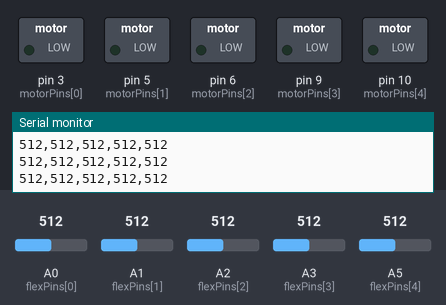
Bench run of a sketch on a simulated Arduino Uno, built with avr-gcc and run on an emulated ATmega328P. Parts: switched loads named in the sketch (green lamp = pin HIGH), the last lines printed to the serial monitor. The inputs (shaded band) are chosen by the test bench; at power-on: A0 (flexPins[0]) = 512, A1 (flexPins[1]) = 512, A2 (flexPins[2]) = 512, A3 (flexPins[3]) = 512, A5 (flexPins[4]) = 512.

Above: at 1.2 s.
1.3 s: A0 (flexPins[0]) set to 306
At 2.5 s:
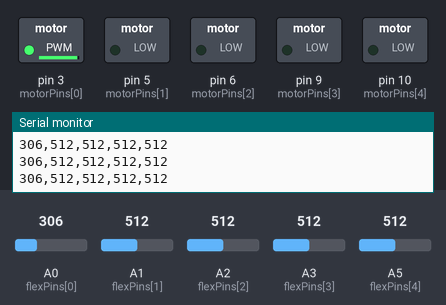
2.8 s: A1 (flexPins[1]) set to 306
At 3.9 s:
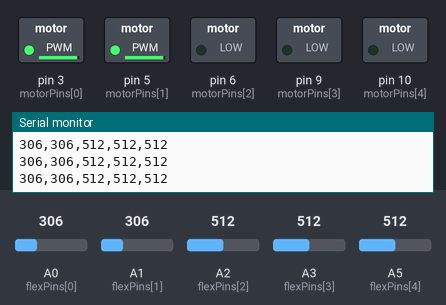
4.3 s: A2 (flexPins[2]) set to 306
At 5.1 s:
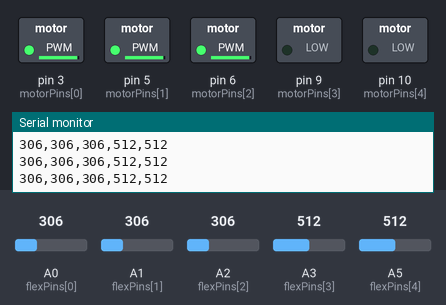
5.8 s: A3 (flexPins[3]) set to 306
At 6.3 s:
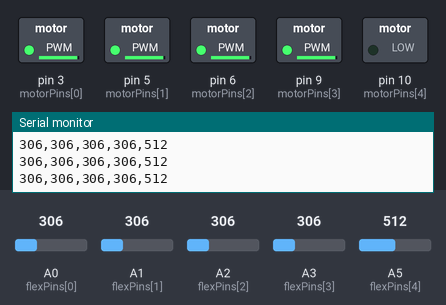
7.3 s: A5 (flexPins[4]) set to 306
At 8.5 s:
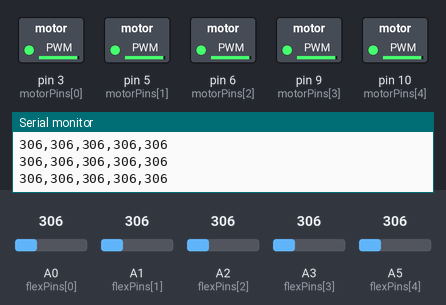
8.8 s: A0 (flexPins[0]) set to 716
At 9.8 s:
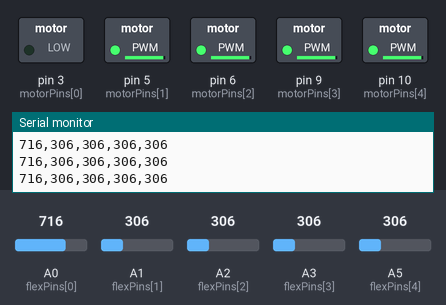
Timing chart, 0 to 11.3 s (numbered marks = the images above; inputs shaded):
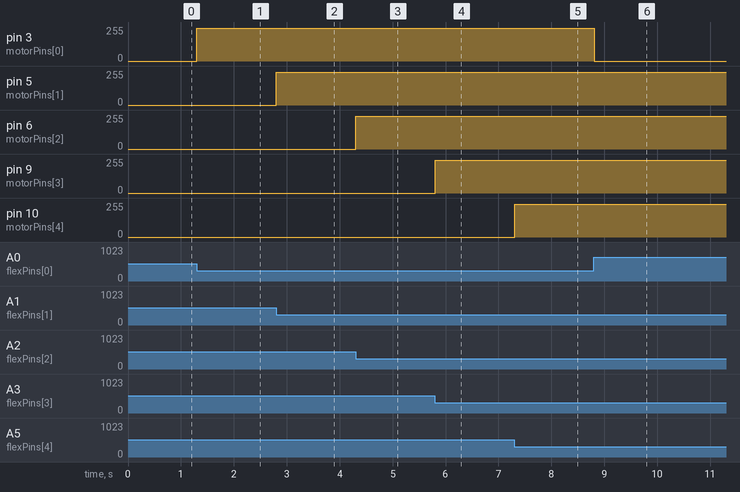

Measured:
- after the input at 1.3 s, pin 3 (motorPins[0]): 0/255 → 244/255 at once
- after the input at 2.8 s, pin 5 (motorPins[1]): 0/255 → 244/255 at once
- after the input at 4.3 s, pin 6 (motorPins[2]): 0/255 → 244/255 at once
- after the input at 5.8 s, pin 9 (motorPins[3]): 0/255 → 244/255 at once
- after the input at 7.3 s, pin 10 (motorPins[4]): 0/255 → 244/255 at once
- after the input at 8.8 s, pin 3 (motorPins[0]): 244/255 → 0/255 at once

The sketch:

guanteFinal.ino
```cpp
/*
  Guante háptico con vibración proporcional
  - 5 sensores flex (A0–A4)
  - 5 motores vibradores (PWM: 3,5,6,9,10)
  - Vibración proporcional al cierre del dedo (>50%)
  - Serial envía flexión a Unity (solo lectura)
*/

const int NUM_DEDOS = 5;

// Pines sensores flex: pulgar, índice, medio, anular, meñique
const int flexPins[NUM_DEDOS] = {A0, A1, A2, A3, A5};

// Pines motores vibradores: pulgar, índice, medio, anular, meñique
const int motorPins[NUM_DEDOS] = {3, 5, 6, 9, 10};

// Valores de flexión leídos del sensor
int flexValues[NUM_DEDOS];

// Rango de flexión para empezar a vibrar (ajustable según sensor)
const int FLEX_START = 450; // valor donde empieza a vibrar
const int FLEX_END   = 300; // valor donde flexión máxima = 255 PWM

// Control de frecuencia de actualización
unsigned long lastUpdate = 0;
const int UPDATE_INTERVAL = 50; // ms (~20 Hz)

void setup() {
  Serial.begin(9600);

  // Configurar pines motores como salida y apagarlos
  for (int i = 0; i < NUM_DEDOS; i++) {
    pinMode(motorPins[i], OUTPUT);
    analogWrite(motorPins[i], 0);
  }
}

// Función para calcular intensidad de vibración según valor de flex
int calcularIntensidad(int valor) {
  if (valor < FLEX_START) {
    return constrain(map(valor, FLEX_START, FLEX_END, 0, 255), 0, 255);
  }
  return 0;
}

// Función para enviar los valores de flexión a Unity
void enviarFlexion() {
  for (int i = 0; i < NUM_DEDOS; i++) {
    Serial.print(flexValues[i]);
    if (i < NUM_DEDOS - 1) Serial.print(",");
  }
  Serial.println();
}

void loop() {
  // Control de frecuencia con millis() (no bloqueante)
  if (millis() - lastUpdate >= UPDATE_INTERVAL) {
    lastUpdate = millis();

    // Leer flexión de cada dedo
    for (int i = 0; i < NUM_DEDOS; i++) {
      flexValues[i] = analogRead(flexPins[i]);
    }

    // Enviar valores de flexión por Serial
    enviarFlexion();

    // Aplicar vibración proporcional
    for (int i = 0; i < NUM_DEDOS; i++) {
      int intensidad = calcularIntensidad(flexValues[i]);
      analogWrite(motorPins[i], intensidad);
    }
  }
}
```
